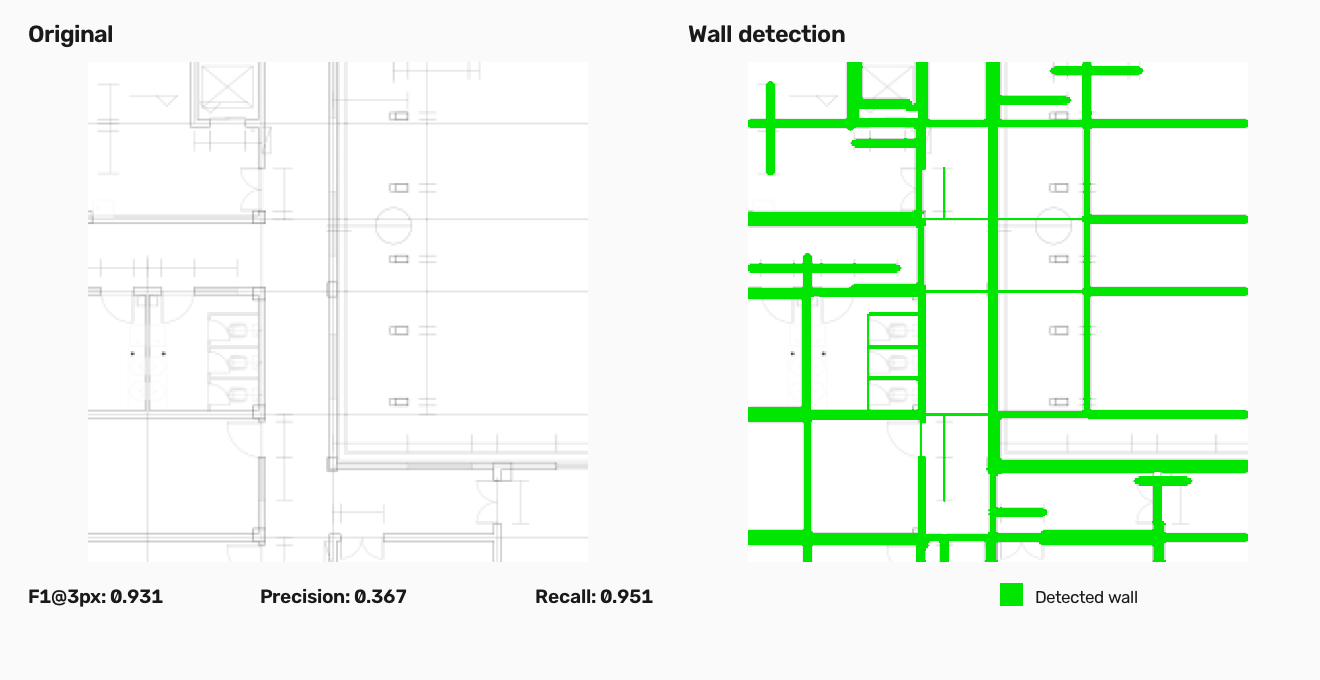
#> input picture assets/wall-detection-example.png, 1320 x 680 px
$ python -i raster.py   (imports and definitions only)
#> lines starting #> are read from the running program, lines starting #| are printed output that depends on the picture; after the words box and inside, x2 and y2 are one past the last pixel; in counts of white or black regions, pixels touching at a corner belong together
#> further down, picture is the input picture: shape (680, 1320, 3); mean B, G, R 236.6, 248.7, 236.6
import cv2
import numpy as np

from .models import LineSegment, RasterResult


def _ink_mask(image: np.ndarray) -> np.ndarray:
    if image.ndim == 3 and image.shape[2] == 4:
        # FloorPlanCAD uses transparent RGBA line art; RGB alone loses black wall strokes.
        return image[:, :, 3] > 0
    gray = cv2.cvtColor(image, cv2.COLOR_BGR2GRAY) if image.ndim == 3 else image
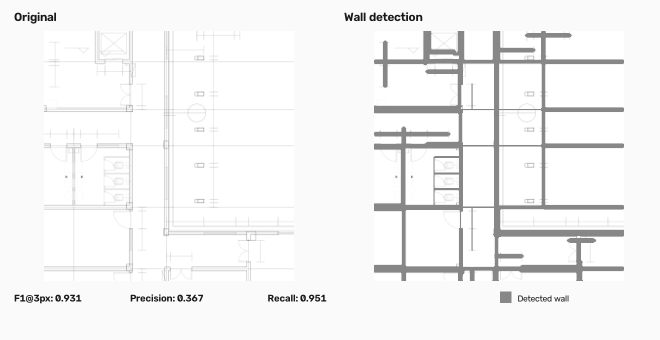
#> gray: shape (680, 1320) (shown at 1/2 size); min 25, max 255, mean 243.7
    if float(gray.mean()) < 128:
        return gray > 0
    _, ink = cv2.threshold(gray, 0, 255, cv2.THRESH_BINARY_INV + cv2.THRESH_OTSU)
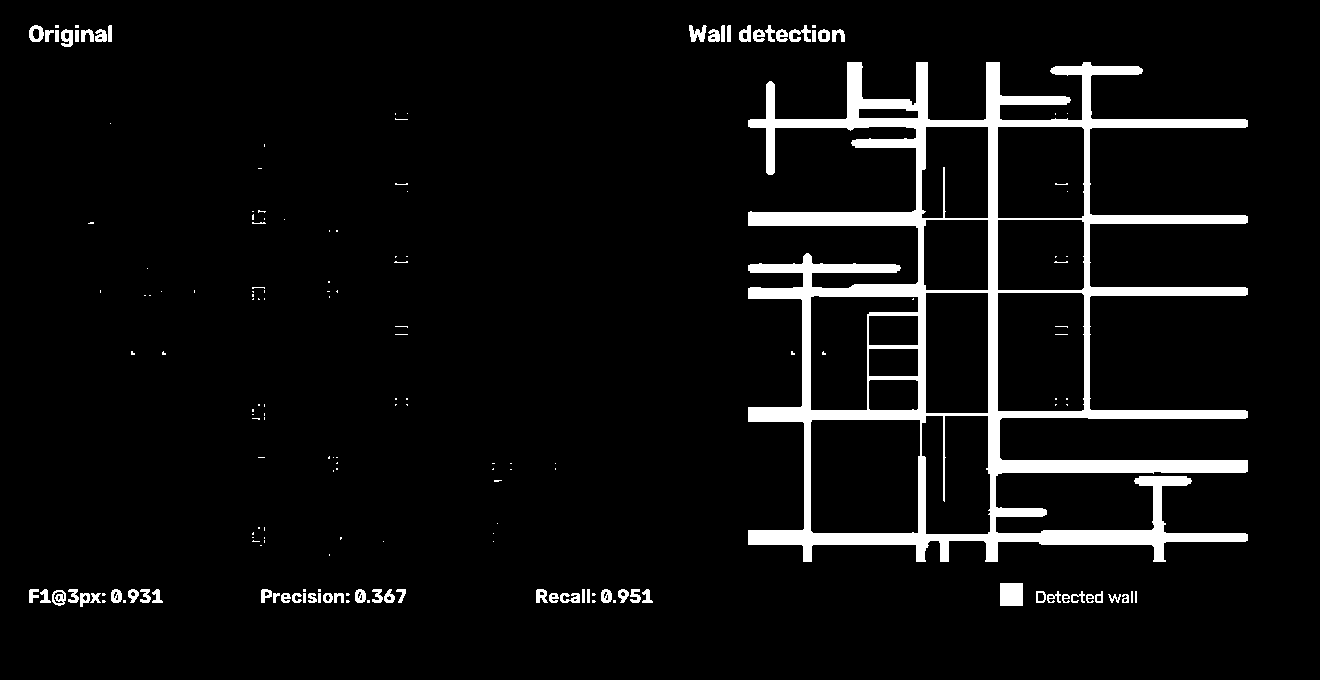
#> ink: shape (680, 1320); 5.9% white; 174 white regions (109 under 20 px), largest, box (x1, y1, x2, y2) and area: (748, 62, 1248, 562) 46867, (1000, 583, 1023, 606) 529, (689, 25, 707, 42) 188
    return ink > 0


def raster_stages(image: np.ndarray, line_kernel: int = 25, closing_kernel: int = 3, min_component_area: int = 1500) -> dict[str, np.ndarray]:
    ink = (_ink_mask(image).astype(np.uint8) * 255)
    horizontal = cv2.morphologyEx(ink, cv2.MORPH_OPEN, cv2.getStructuringElement(cv2.MORPH_RECT, (line_kernel, 1)))
#> horizontal: shape (680, 1320); 3.6% white; 16 white regions, largest, box (x1, y1, x2, y2) and area: (748, 530, 1248, 545) 5857, (748, 407, 1248, 422) 4425, (748, 212, 1248, 226) 4269
    vertical = cv2.morphologyEx(ink, cv2.MORPH_OPEN, cv2.getStructuringElement(cv2.MORPH_RECT, (1, line_kernel)))
#> vertical: shape (680, 1320); 1.9% white; 11 white regions, largest, box (x1, y1, x2, y2) and area: (986, 62, 1000, 562) 5214, (916, 62, 928, 562) 3963, (802, 253, 812, 562) 2564
    structural = cv2.morphologyEx(horizontal | vertical, cv2.MORPH_CLOSE, np.ones((closing_kernel, closing_kernel), np.uint8))
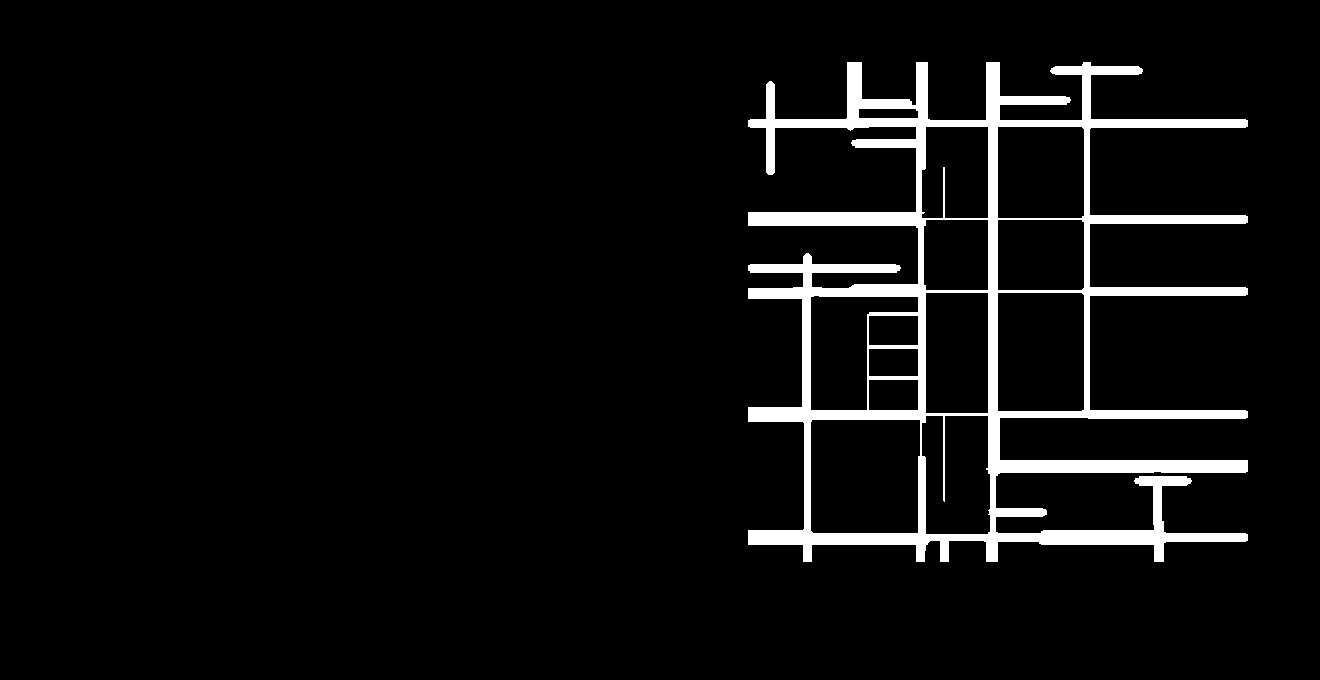
#> structural: shape (680, 1320); 5.2% white; 1 white region, box (x1, y1, x2, y2) and area: (748, 62, 1248, 562) 46664
    filtered = np.zeros_like(structural)
    count, labels, stats, _ = cv2.connectedComponentsWithStats(structural)
#> count = 2; stats = [[0, 0, 1320, 680, 850936], [748, 62, 500, 500, 46664]]
    for index in range(1, count):
        if stats[index, cv2.CC_STAT_AREA] >= min_component_area:
            filtered[labels == index] = 255
    return {
        "grayscale": cv2.cvtColor(image[:, :, :3], cv2.COLOR_BGR2GRAY) if image.ndim == 3 else image.copy(),
        "binary": ink,
        "horizontal_response": horizontal,
        "vertical_response": vertical,
        "structural": structural,
        "wall_mask": filtered,
    }


def wall_mask_from_image(image: np.ndarray, line_kernel: int = 25, closing_kernel: int = 3, min_component_area: int = 1500) -> np.ndarray:
    return raster_stages(image, line_kernel, closing_kernel, min_component_area)["wall_mask"] > 0


def raster_baseline(image: np.ndarray) -> RasterResult:
    mask = wall_mask_from_image(image)
    edges = cv2.Canny((mask.astype(np.uint8) * 255), 50, 150)
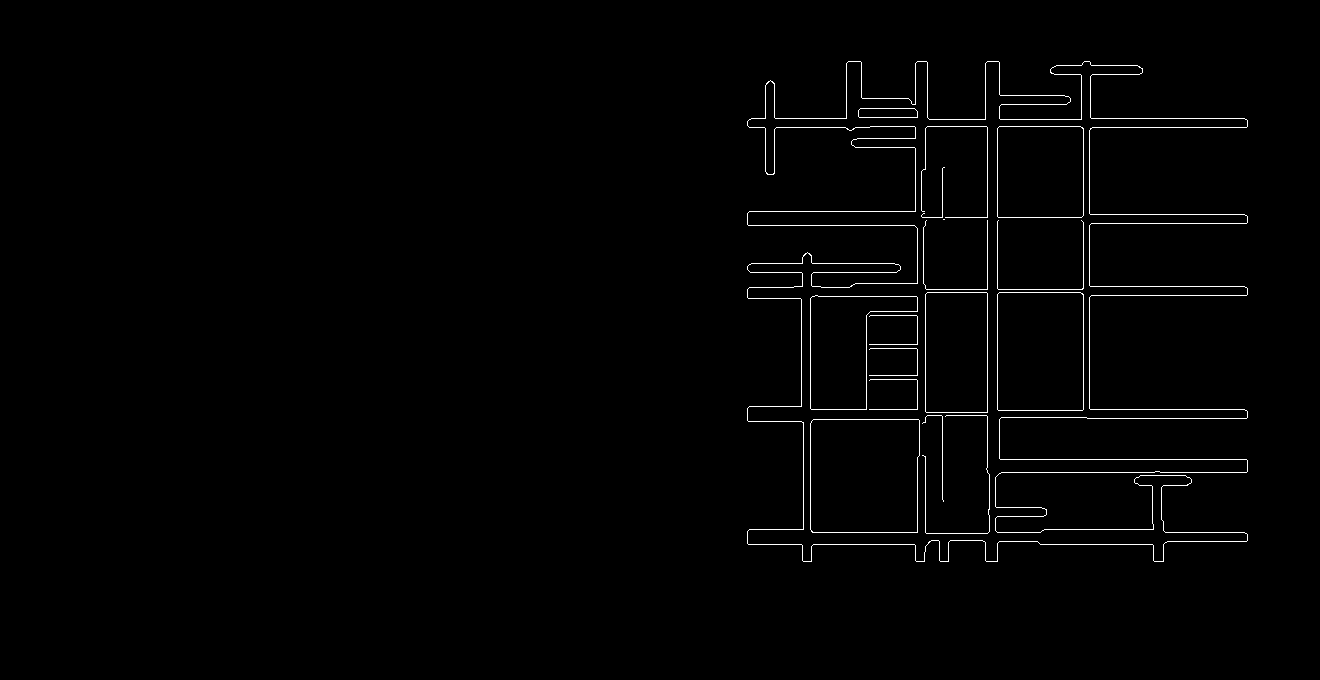
#> edges: shape (680, 1320); 1.1% white in thin lines or dots, all inside (x1, y1, x2, y2) = (747, 61, 1248, 562)
    lines = cv2.HoughLinesP(edges, 1, np.pi / 180, threshold=max(12, min(image.shape[:2]) // 30), minLineLength=max(20, min(image.shape[:2]) // 20), maxLineGap=12)
#> lines = 95 rows, first 6: [987, 472, 987, 127], [1083, 417, 1083, 128], [749, 127, 869, 127], [748, 544, 948, 544], [925, 422, 925, 285], [1089, 418, 1089, 130]
    centerlines = []
    for row in np.asarray(lines).reshape(-1, 4) if lines is not None else []:
        x1, y1, x2, y2 = map(float, row)
        centerlines.append(LineSegment((x1, y1), (x2, y2)))
#> this loop made 95 passes
#> after the loop, centerlines = 95 items
    return RasterResult(mask, centerlines, {"ink_pixel_count": int(_ink_mask(image).sum()), "wall_pixel_count": int(mask.sum()), "hough_line_count": len(centerlines)})

>>> import cv2
>>> picture = cv2.imread('../assets/wall-detection-example.png')
>>> result = raster_baseline(picture)

$ run again, on assets/benchmark_montage.png
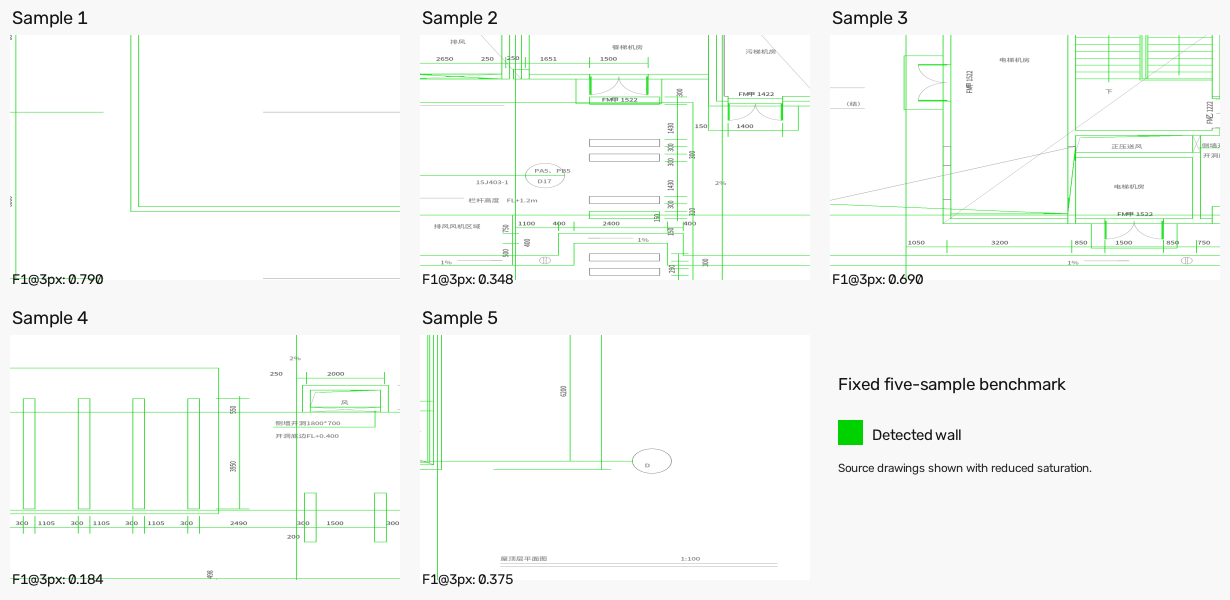
#> input picture assets/benchmark_montage.png, 1230 x 600 px
#> picture is the input picture: shape (600, 1230, 3); mean B, G, R 246.6, 249.7, 246.6
#> ink: shape (600, 1230); 3.3% white in thin lines or dots
#> horizontal: shape (600, 1230); 0.98% white in thin lines or dots, all inside (x1, y1, x2, y2) = (10, 37, 1220, 579)
#> vertical: shape (600, 1230); 0.84% white in thin lines or dots, all inside (x1, y1, x2, y2) = (15, 35, 1220, 580)
#> structural: shape (600, 1230); 1.8% white in thin lines or dots, all inside (x1, y1, x2, y2) = (10, 35, 1220, 580)
#> in raster_stages, `count, labels, stats, _ = cv2.connectedComponentsWithStats(structural)`:
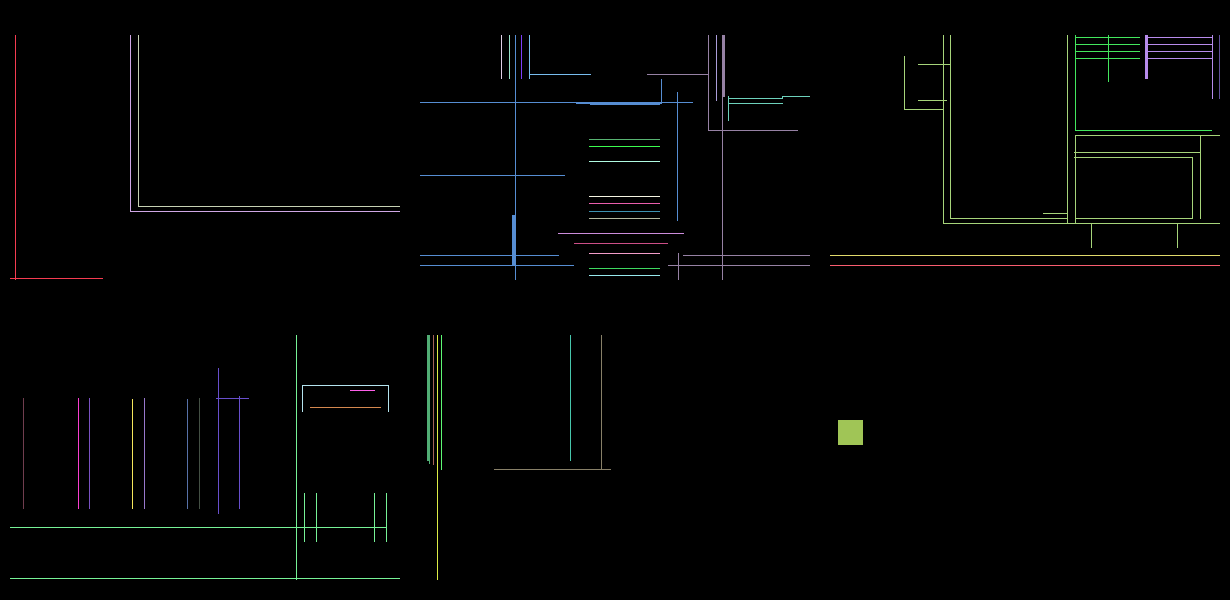
#> labels: shape (600, 1230) int32; 49 distinct labels, from 0 to 48; one colour per label, 0 black
#> count = 49; stats = 49 rows, first 6: [0, 0, 1230, 600, 724943], [10, 35, 93, 245, 337], [130, 35, 270, 177, 446], [138, 35, 262, 172, 433], [501, 35, 1, 44, 44], [509, 35, 1, 44, 44]
#> in raster_baseline, `edges = cv2.Canny((mask.astype(np.uint8) * 255), 50, 150)`:
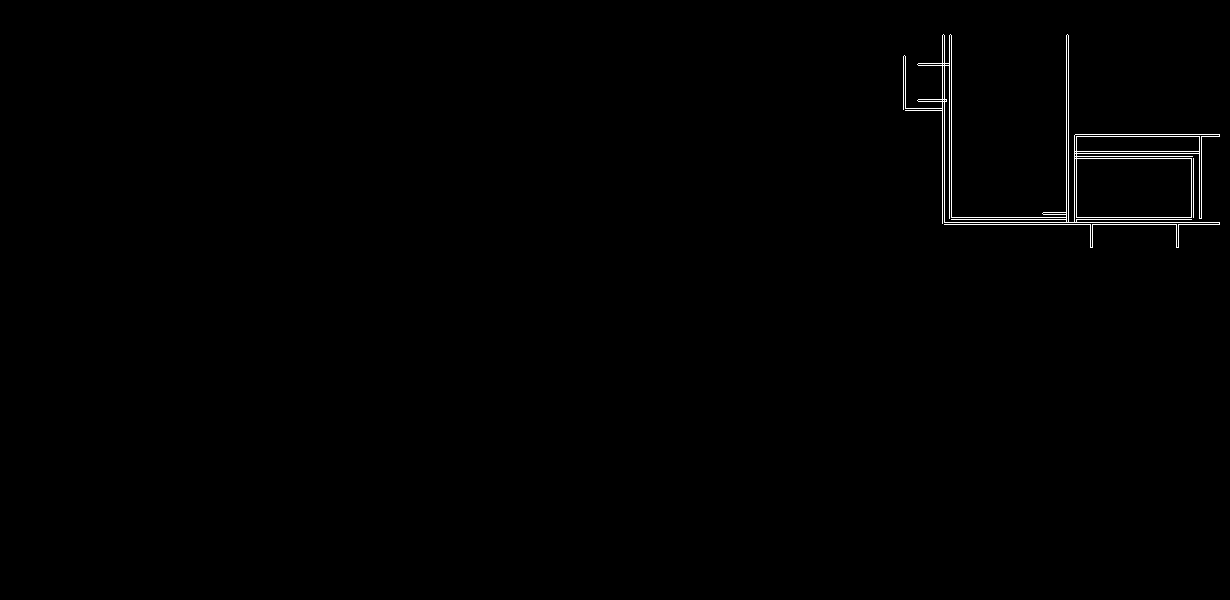
#> edges: shape (600, 1230); 0.51% white in thin lines or dots, all inside (x1, y1, x2, y2) = (903, 34, 1220, 248)
#> lines = 28 rows, first 6: [942, 217, 1201, 217], [944, 224, 1219, 224], [942, 222, 1219, 222], [949, 218, 949, 35], [1068, 221, 1068, 35], [944, 221, 944, 35]
#> the loop in raster_baseline, `for row in np.asarray(lines).reshape(-1, 4) if lines is not None else ..` made 28 passes
#> after the loop in raster_baseline, `for row in np.asarray(lines).reshape(-1, 4) if lines is not None else ..`: centerlines = 28 items

$ run again, on assets/benchmark_replication.png
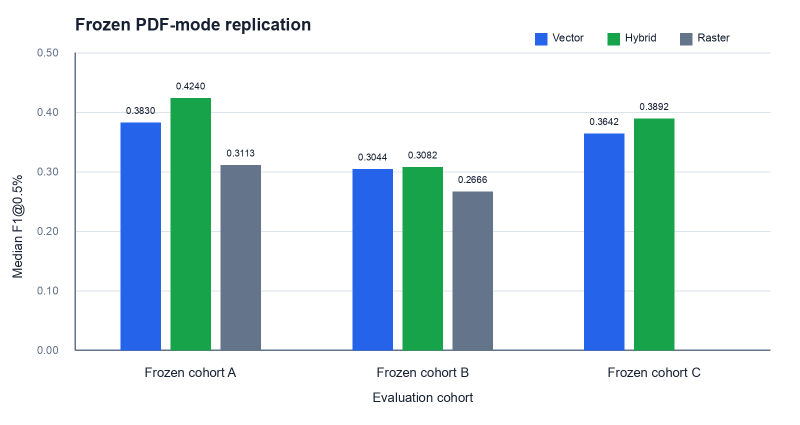
#> input picture assets/benchmark_replication.png, 1600 x 850 px (shown at 1/2 size)
#> picture is the input picture: shape (850, 1600, 3); mean B, G, R 231.6, 227.2, 210.4
#> ink: shape (850, 1600); 21.2% white; 189 white regions (18 under 20 px), largest, box (x1, y1, x2, y2) and area: (149, 105, 1541, 702) 270179, (1070, 66, 1095, 91) 625, (1215, 66, 1240, 91) 625
#> horizontal: shape (850, 1600); 19.9% white; 5 white regions, box (x1, y1, x2, y2) and area: (149, 196, 1541, 702) 268397, (1070, 66, 1095, 91) 625, (1215, 66, 1240, 91) 625, (1360, 66, 1385, 91) 625, (352, 44, 378, 46) 51
#> vertical: shape (850, 1600); 19.9% white; 20 white regions, largest, box (x1, y1, x2, y2) and area: (341, 196, 422, 702) 40986, (1268, 237, 1349, 702) 37665, (241, 245, 322, 702) 37017
#> in raster_stages, `count, labels, stats, _ = cv2.connectedComponentsWithStats(structural)`:
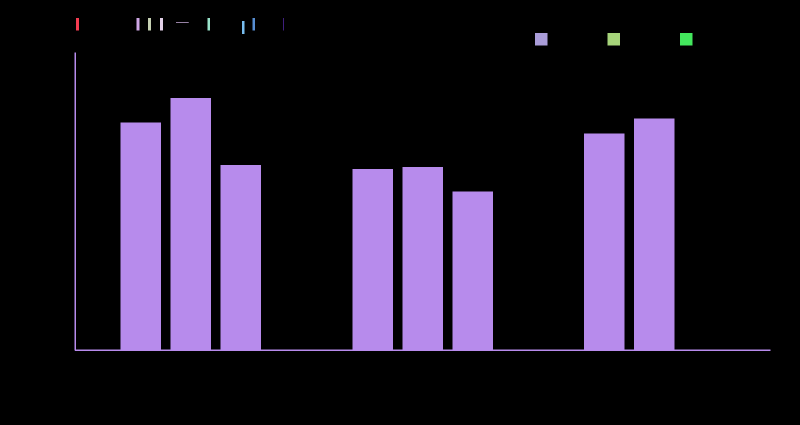
#> labels: shape (850, 1600) int32 (shown at 1/2 size); 14 distinct labels, from 0 to 13; one colour per label, 0 black
#> count = 14; stats = 14 rows, first 6: [0, 0, 1600, 850, 1086890], [152, 36, 6, 25, 150], [273, 36, 6, 25, 150], [296, 36, 6, 25, 150], [320, 36, 6, 25, 150], [415, 36, 5, 25, 125]
#> in raster_baseline, `edges = cv2.Canny((mask.astype(np.uint8) * 255), 50, 150)`:
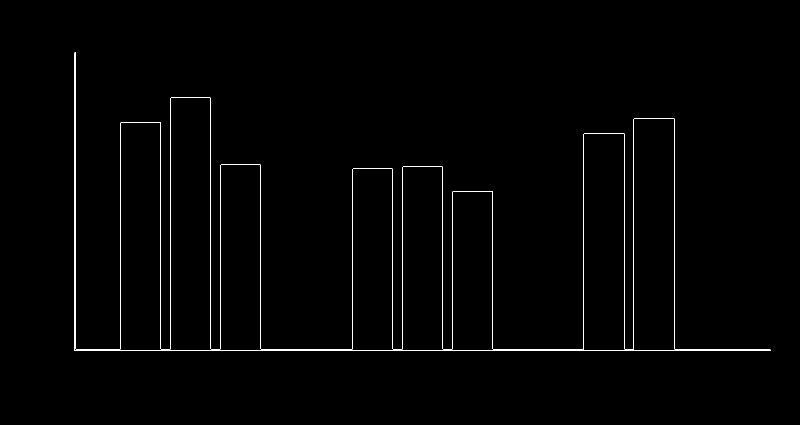
#> edges: shape (850, 1600) (shown at 1/2 size); 0.77% white in thin lines or dots, all inside (x1, y1, x2, y2) = (148, 104, 1541, 702)
#> lines = 32 rows, first 6: [149, 701, 1540, 701], [340, 698, 340, 197], [148, 698, 240, 698], [148, 699, 148, 106], [151, 697, 151, 105], [1267, 698, 1267, 238]
#> the loop in raster_baseline, `for row in np.asarray(lines).reshape(-1, 4) if lines is not None else ..` made 32 passes
#> after the loop in raster_baseline, `for row in np.asarray(lines).reshape(-1, 4) if lines is not None else ..`: centerlines = 32 items
